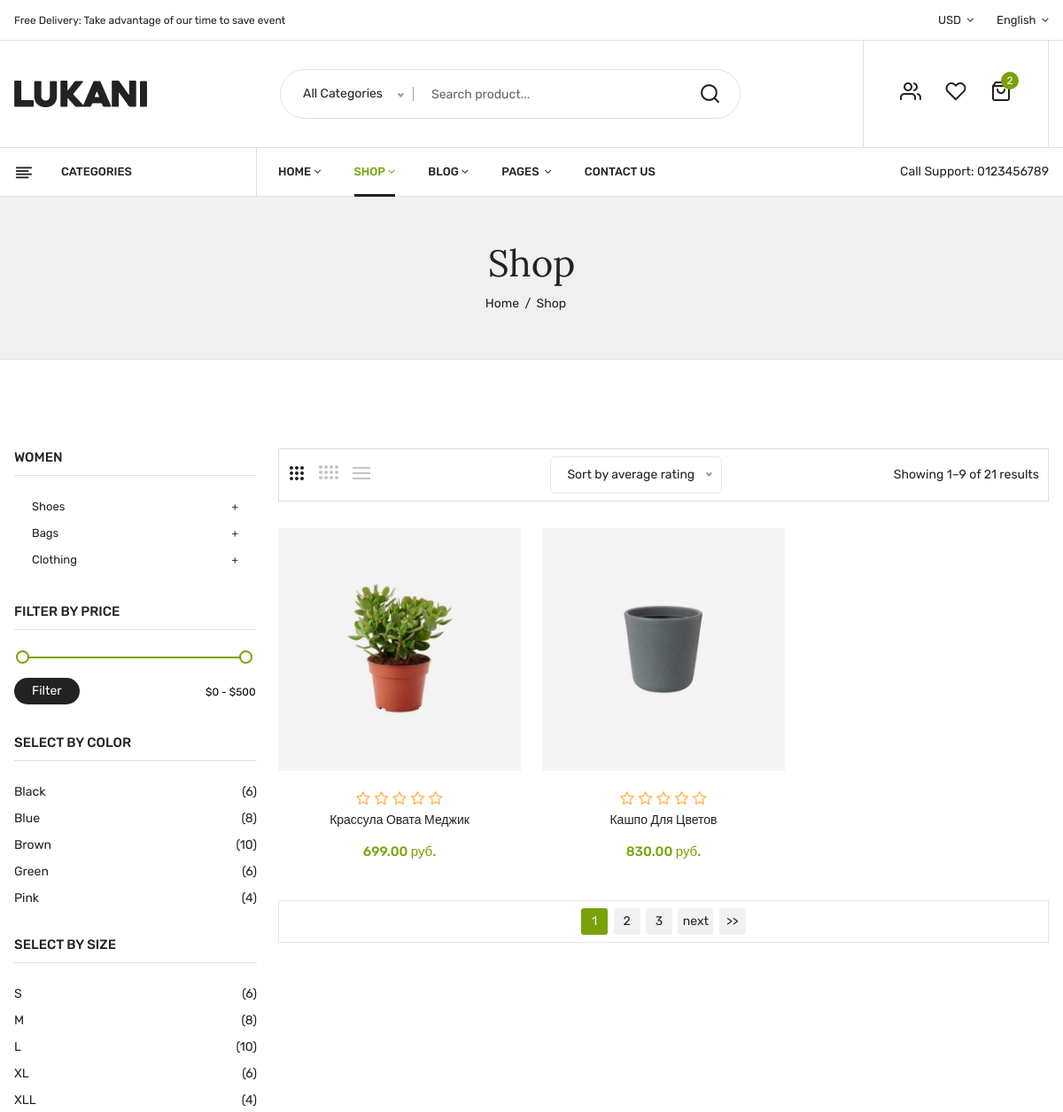
The app's page / (upper part), older data.
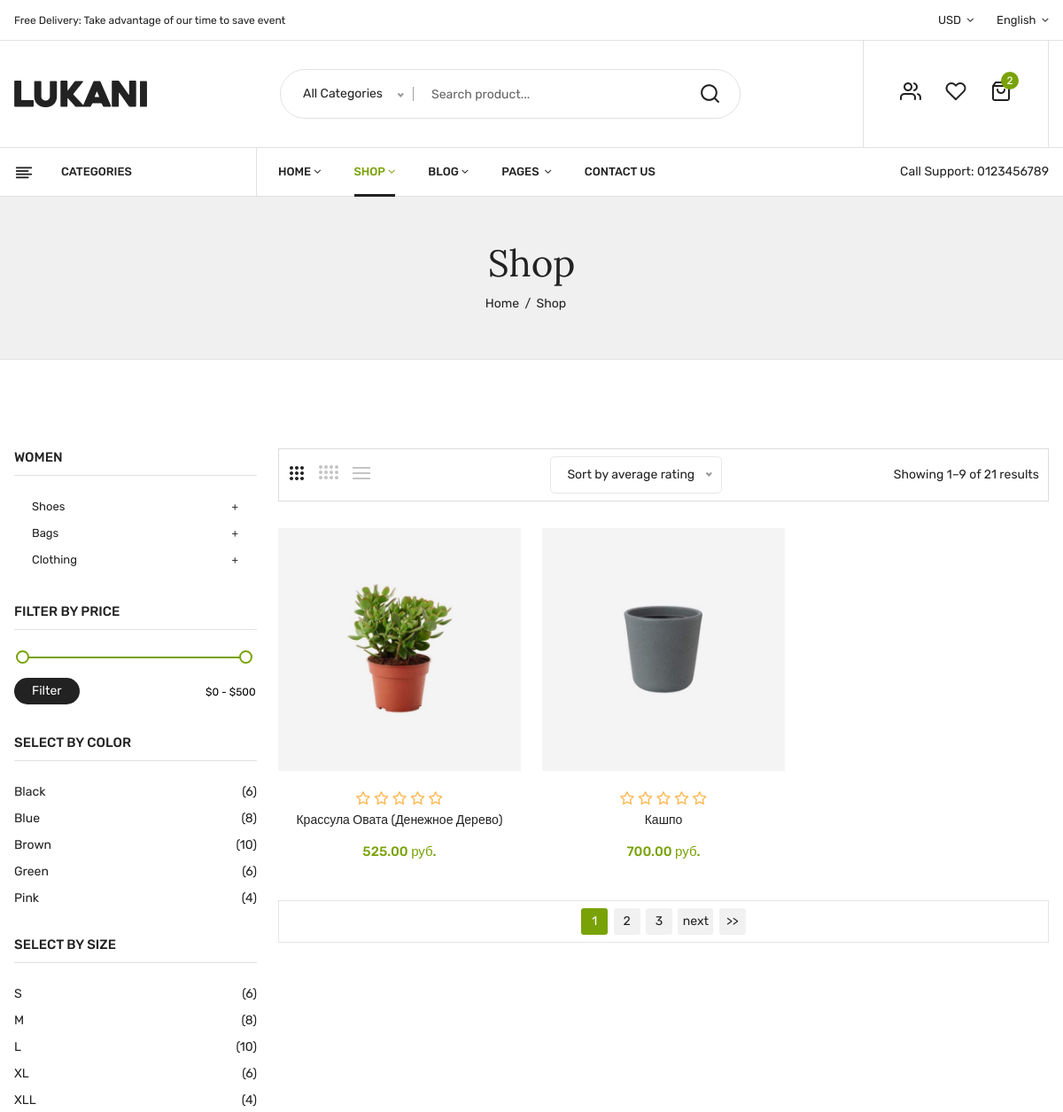
The same page, newer data.
### shop/models.py (models this page shows, shortened)
class Item(models.Model):
    CURRENCY_CHOICES = (
        ('usd', 'usd'),
        ('rub', 'rub')
    )
    name = models.CharField(max_length=255, verbose_name='product_name')
    code = models.CharField(max_length=255,
                            verbose_name='product_code')  # по этому полю различаем продукт (код продукта)
    price = models.DecimalField(max_digits=20, decimal_places=2)
    unit = models.CharField(max_length=255, blank=True, null=True)  # единица измерения
    image_url = models.ImageField(upload_to='img_product')  # путь на изображение продукта
    note = models.TextField(blank=True, null=True)  # комментарий к продукту
    class Meta:  # все элементы отображаются по дате создания
        ordering = ['pk']

### main/views.py (the view)
# urls.py: urlpatterns = [path("", views.ProductView.as_view(), name="shop"),
class ProductView(ListView):
    model = Item
    template_name = 'shop.html'
    def get_context_data(self, **kwargs):
        products = Item.objects.all()
        context = super(ProductView, self).get_context_data(**kwargs, )
        context.update({
            "items": products,
        })
        return context

### templates/shop.html (shortened to what this page needs)
{% extends 'base-page.html' %}
{% load static %}
{% block container %}
<div class="breadcrumbs_area">
    <div class="container">
        <div class="row">
            <div class="col-12">
                <div class="breadcrumb_content">
                    <h3>Shop</h3>
                    <ul>
                        <li><a href="#">home</a></li>
                        <li>shop</li>
                    </ul>
                </div>
            </div>
        </div>
    </div>
</div>
<div class="shop_area shop_reverse mt-100 mb-100">
    <div class="container">
        <div class="row">
            <div class="col-lg-3 col-md-12">
                <aside class="sidebar_widget">
                    <div class="widget_inner">
                        <div class="widget_list widget_categories">
                            <h3>Women</h3>
                            <ul>
                                <li class="widget_sub_categories sub_categories1"><a
                                        href="javascript:void(0)">Shoes</a>
                                </li>
                                <li class="widget_sub_categories sub_categories2"><a
                                        href="javascript:void(0)">Bags</a>
                                </li>
                                <li class="widget_sub_categories sub_categories3"><a
                                        href="javascript:void(0)">Clothing</a>
                                </li>
                            </ul>
                        </div>
                        <div class="widget_list widget_filter">
                            <h3>Filter by price</h3>
                            <form action="#">
                                <div id="slider-range"></div>
                                <button type="submit">Filter</button>
                                <input type="text" name="text" id="amount"/>
                            </form>
                        </div>
                        <div class="widget_list widget_color">
                            <h3>Select By Color</h3>
                            <ul>
                                <li>
                                    <a href="#">Black <span>(6)</span></a>
                                </li>
                                <li>
                                    <a href="#"> Blue <span>(8)</span></a>
                                </li>
                                <li>
                                    <a href="#">Brown <span>(10)</span></a>
                                </li>
                                <li>
                                    <a href="#"> Green <span>(6)</span></a>
                                </li>
                                <li>
                                    <a href="#">Pink <span>(4)</span></a>
                                </li>
                            </ul>
                        </div>
                        <div class="widget_list widget_color">
                            <h3>Select By SIze</h3>
                            <ul>
                                <li>
                                    <a href="#">S <span>(6)</span></a>
                                </li>
                                <li>
                                    <a href="#"> M <span>(8)</span></a>
                                </li>
                                <li>
                                    <a href="#">L <span>(10)</span></a>
                                </li>
                                <li>
                                    <a href="#"> XL <span>(6)</span></a>
                                </li>
                                <li>
                                    <a href="#">XLL <span>(4)</span></a>
                                </li>
                            </ul>
                        </div>
                    </div>
                </aside>
            </div>
            <div class="col-lg-9 col-md-12">
                <div class="shop_toolbar_wrapper">
                    <div class="shop_toolbar_btn">
                        <button data-role="grid_3" type="button" class="active btn-grid-3" data-toggle="tooltip"
                                title="3"></button>
                        <button data-role="grid_4" type="button" class=" btn-grid-4" data-toggle="tooltip"
                                title="4"></button>
                        <button data-role="grid_list" type="button" class="btn-list" data-toggle="tooltip"
                                title="List"></button>
                    </div>
                    <div class=" niceselect_option">
                    </div>
                    <div class="page_amount">
                        <p>Showing 1–9 of 21 results</p>
                    </div>
                </div>
                <div class="row shop_wrapper">
                    {% for item in object_list %}
                    <div class="col-lg-4 col-md-4 col-12 ">
                        <article class="single_product">
                            <figure>
                                <div class="product_thumb">
                                    <a class="primary_img" href="{% url 'item' item.pk %}"><img
                                            src="{{ item.image_url.url }}" alt=""></a>
                                </div>
                                <div class="product_content grid_content">
                                    <div class="product_price_rating">
                                        <div class="product_rating">
                                            <ul>
                                                <li><a href="#"><i class="icon-star"></i></a></li>
                                                <li><a href="#"><i class="icon-star"></i></a></li>
                                                <li><a href="#"><i class="icon-star"></i></a></li>
                                                <li><a href="#"><i class="icon-star"></i></a></li>
                                                <li><a href="#"><i class="icon-star"></i></a></li>
                                            </ul>
                                        </div>
                                        <h4 class="product_name"><a href="{% url 'item' item.pk %}">{{item.name}}</a></h4>
                                        <div class="price_box">
                                            <span class="current_price">{{item.price}} {{item.unit}}.</span>
                                        </div>
                                    </div>
                                </div>
                            </figure>
                        </article>
                    </div>
                    {% endfor %}
                </div>
                <div class="shop_toolbar t_bottom">
                    <div class="pagination">
                        <ul>
                            <li class="current">1</li>
                            <li><a href="#">2</a></li>
                            <li><a href="#">3</a></li>
                            <li class="next"><a href="#">next</a></li>
                            <li><a href="#">>></a></li>
                        </ul>
                    </div>
                </div>
            </div>
        </div>
    </div>
</div>
{% endblock container %}

### templates/base-page.html (shortened to what this page needs)
{% load static %}
<!doctype html>
<html class="no-js" lang="en">
<head>
    <link rel="stylesheet" href="{% static '/css/bootstrap.min.css' %}">
    <link rel="stylesheet" href="{% static '/css/owl.carousel.min.css' %}">
    <link rel="stylesheet" href="{% static '/css/slick.css' %}">
    <link rel="stylesheet" href="{% static '/css/magnific-popup.css' %}">
    <link rel="stylesheet" href="{% static '/css/font.awesome.css' %}">
    <link rel="stylesheet" href="{% static '/css/animate.css' %}">
    <link rel="stylesheet" href="{% static '/css/jquery-ui.min.css' %}">
    <link rel="stylesheet" href="{% static '/css/slinky.menu.css' %}">
    <link rel="stylesheet" href="{% static '/css/plugins.css' %}">
    <link rel="stylesheet" href="{% static '/css/style.css' %}">
</head>
<body>
<header>
    <div class="main_header">
        <div class="header_top">
            <div class="container">
                <div class="row align-items-center">
                    <div class="col-lg-7 col-md-7">
                        <div class="welcome-text">
                            <p>Free Delivery: Take advantage of our time to save event</p>
                        </div>
                    </div>
                    <div class="col-lg-5 col-md-5">
                        <div class="language_currency text-right">
                            <ul>
                                <li class="currency"><a href="#"> USD <i class="fa fa-angle-down"></i></a>
                                </li>
                                <li class="language"><a href="#"> English <i class="fa fa-angle-down"></i></a>
                                </li>
                            </ul>
                        </div>
                    </div>
                </div>
            </div>
        </div>
        <div class="header_middle">
            <div class="container">
                <div class="row align-items-center">
                    <div class="col-lg-3 col-md-3 col-4">
                        <div class="logo">
                            <a href="#"><img src="{% static '/img/logo/logo.png' %}" alt=""></a>
                        </div>
                    </div>
                    <div class="col-lg-9 col-md-6 col-6">
                        <div class="header_right_info">
                            <div class="search_container">
                                <form action="#">
                                    <div class="hover_category">
                                    </div>
                                    <div class="search_box">
                                        <input placeholder="Search product..." type="text">
                                        <button type="submit"><i class="icon-search"></i></button>
                                    </div>
                                </form>
                            </div>
                            <div class="header_account_area">
                                <div class="header_account-list top_links">
                                    <a href="#"><i class="icon-users"></i></a>
                                </div>
                                <div class="header_account-list header_wishlist">
                                    <a href="wishlist.html"><i class="icon-heart"></i></a>
                                </div>
                                <div class="header_account-list  mini_cart_wrapper">
                                    <a href="javascript:void(0)"><i class="icon-shopping-bag"></i><span
                                            class="item_count">2</span></a>
                                </div>
                            </div>
                        </div>
                    </div>
                </div>
            </div>
        </div>
        <div class="header_bottom sticky-header">
            <div class="container">
                <div class="row align-items-center">
                    <div class="col-lg-3">
                        <div class="categories_menu">
                            <div class="categories_title">
                                <h2 class="categori_toggle">Categories</h2>
                            </div>
                        </div>
                    </div>
                    <div class="col-lg-6">
                        <div class="main_menu menu_position">
                            <nav>
                                <ul>
                                    <li><a href="index.html">home<i class="fa fa-angle-down"></i></a>
                                    </li>
                                    <li class="mega_items"><a class="active" href="shop.html">shop<i
                                            class="fa fa-angle-down"></i></a>
                                    </li>
                                    <li><a href="blog.html">blog<i class="fa fa-angle-down"></i></a>
                                    </li>
                                    <li><a href="#">pages <i class="fa fa-angle-down"></i></a>
                                    </li>
                                    <li><a href="contact.html"> Contact Us</a></li>
                                </ul>
                            </nav>
                        </div>
                    </div>
                    <div class="col-lg-3">
                        <div class="call-support">
                            <p>Call Support: <a href="tel:0123456789">0123456789</a></p>
                        </div>
                    </div>
                </div>
            </div>
        </div>
    </div>
</header>
{% block container %}
{% endblock container %}
</body>
</html>

### static/css/plugins.css (style rules this page uses)
[class^="icon-"], [class*=" icon-"] { font-family: 'plaza-icon' !important; speak: none; font-style: normal; font-weight: normal; font-variant: normal; text-transform: none; line-height: 1; -webkit-font-smoothing: antialiased; -moz-osx-font-smoothing: grayscale; }
.icon-heart:before { content: "\e977"; }
.icon-search:before { content: "\e9c1"; }
.icon-shopping-bag:before { content: "\e9c9"; }
.icon-star:before { content: "\e9d5"; }
.icon-users:before { content: "\e9f6"; }

Row changes from the older to the newer data that the page shows:
removed Item: image_url (picture), name "Кашпо Для Цветов", price "830.00", unit "руб"
added Item: image_url (picture), name "Крассула Овата (Денежное Дерево)", price "525.00", unit "руб"
changed Item: image_url: a different picture; name "Крассула Овата Меджик" → "Кашпо"; price "699.00" → "700.00"
